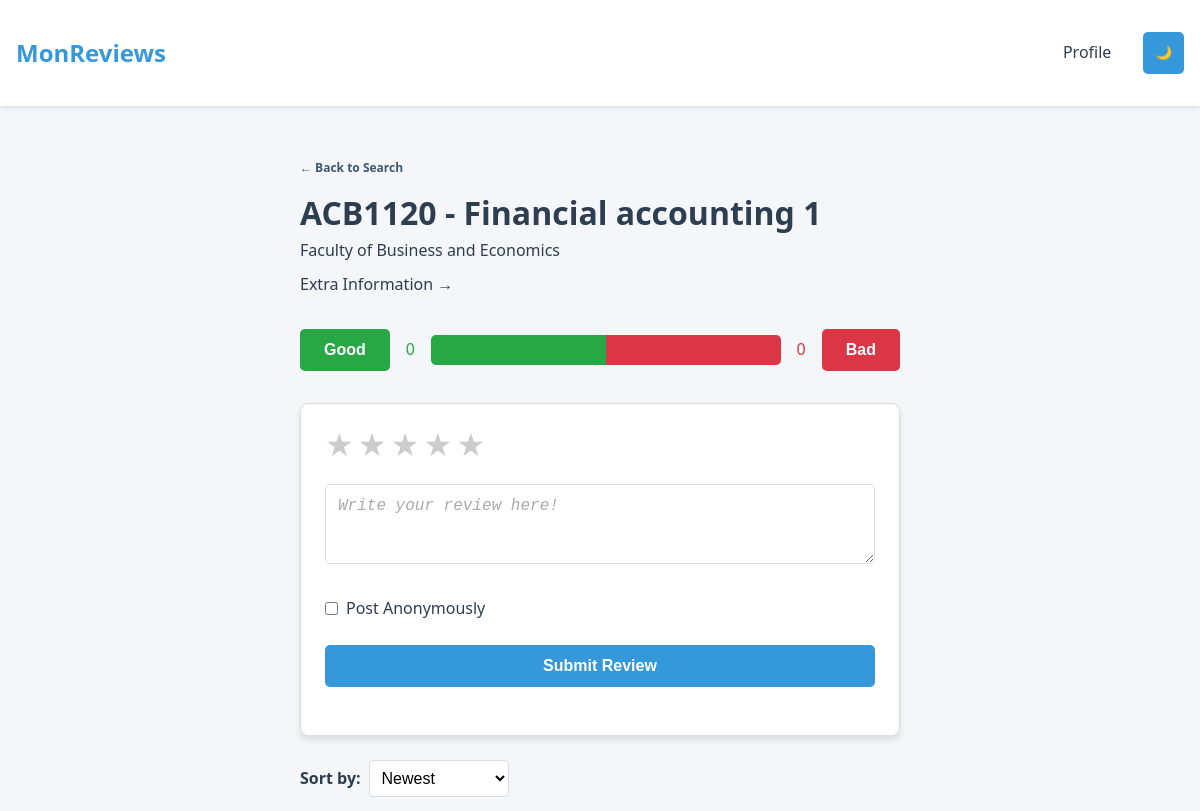
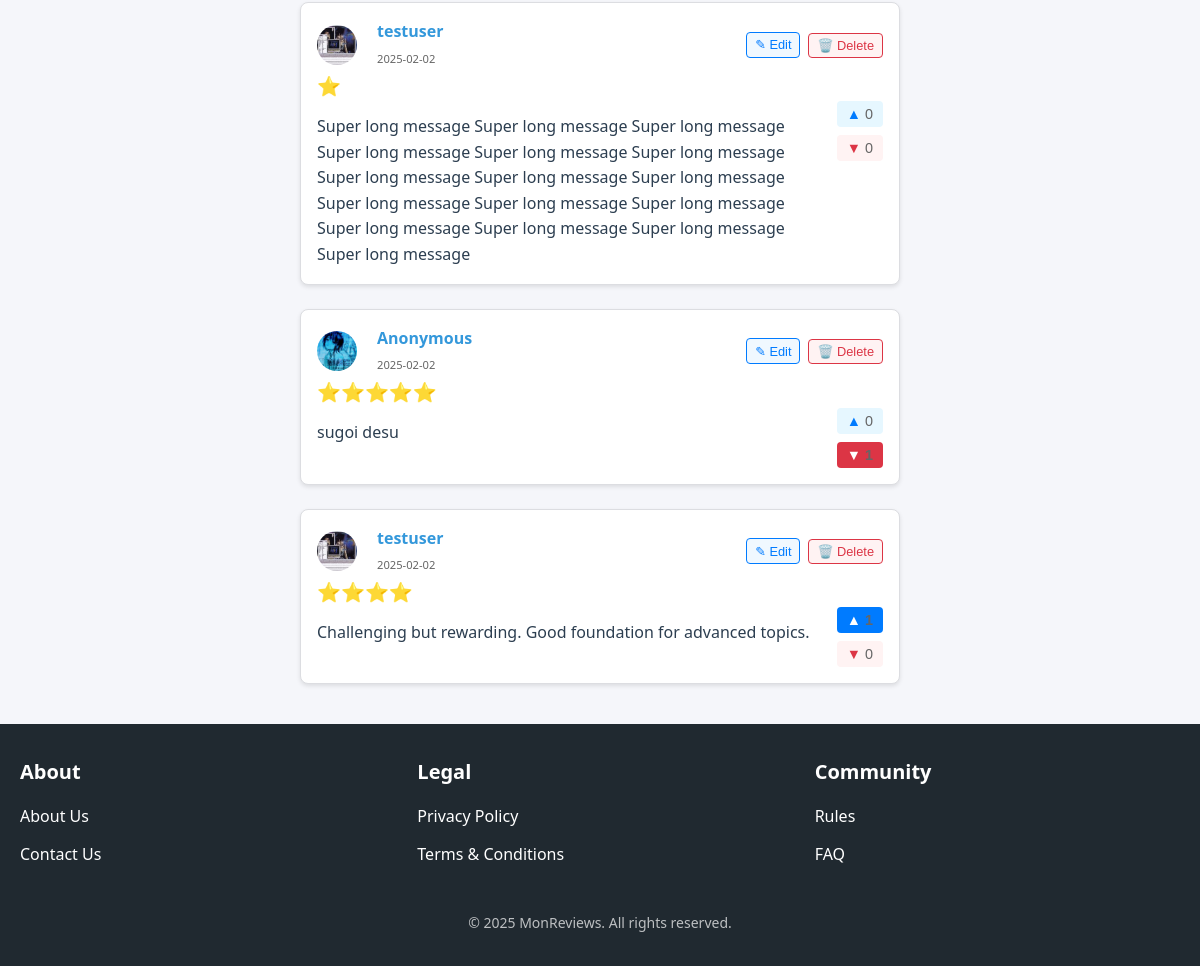
Page /unit/ACB1120 (signed in) on the committed database (2 pictures, top to bottom).
### app/models.py (models this page shows, shortened)
class Unit(db.Model):
    id = db.Column(db.Integer, primary_key=True, autoincrement=True)
    code = db.Column(db.String(20), unique=True, nullable=False)
    name = db.Column(db.String(255), nullable=False)
    faculty = db.Column(db.String(255), nullable=False)
    credit_points = db.Column(db.Integer, nullable=False)
    url = db.Column(db.String(500), nullable=False)
    upvotes = db.Column(db.Integer, default=0, nullable=False)
    downvotes = db.Column(db.Integer, default=0, nullable=False)
    assessment_details = db.Column(db.Text)
    reviews = db.relationship('Review', back_populates="unit", lazy='dynamic')

class Review(db.Model):
    id = db.Column(db.Integer, primary_key=True)
    content = db.Column(db.Text, nullable=False)
    rating = db.Column(db.Integer, nullable=False)
    timestamp = db.Column(db.DateTime, default=datetime.utcnow)
    is_anonymous = db.Column(db.Boolean, default=False)
    upvotes = db.Column(db.Integer, default=0)
    downvotes = db.Column(db.Integer, default=0)
    user_id = db.Column(db.Integer, db.ForeignKey('user.id'), nullable=False)
    unit_id = db.Column(db.Integer, db.ForeignKey('unit.id'), nullable=False)
    user = db.relationship("User", back_populates="reviews", foreign_keys=[user_id])
    unit = db.relationship("Unit", back_populates="reviews")
    def has_voted(self, user, vote_type):
        if not user.is_authenticated:
            return False
        vote = Vote.query.filter_by(
            user_id=user.id,
            review_id=self.id,
            vote_type=vote_type
        ).first()
        return vote is not None
    def get_vote_status(self, user):
        if not user.is_authenticated:
            return None
        vote = Vote.query.filter_by(
            user_id=user.id,
            review_id=self.id
        ).first()
        return vote.vote_type if vote else None
    def can_edit(self, user):
        if not user.is_authenticated:
            return False
        return user.id == self.user_id # or user.is_admin

class User(UserMixin, db.Model):
    id = db.Column(db.Integer, primary_key=True)
    username = db.Column(db.String(64), unique=True, nullable=False)
    password_hash = db.Column(db.String(128))
    timestamp = db.Column(db.DateTime, default=datetime.utcnow)
    is_verified = db.Column(db.Boolean, default=False)
    reviews = db.relationship("Review", back_populates="user", foreign_keys="Review.user_id")
    profile_pic = db.Column(db.String(120), default='default.jpg')
    login_attempts = db.Column(db.Integer, default=0)
    locked_until = db.Column(db.DateTime)
    def get_profile_pic_url(self):
        return url_for('static', filename=f'pictures/{self.profile_pic}')

### app/routes.py (the view, shortened to what this page needs)
@main.route('/unit/<string:code>', methods=['GET', 'POST'])
@validate_input
def unit(code):
    code = sanitize_input(code)
    if not code:
        abort(400)
    unit = Unit.query.filter_by(code=code).first_or_404()
    page = request.args.get('page', 1, type=int)
    sort = request.args.get('sort', 'newest')
    form = ReviewForm()
    if sort == 'newest':
        reviews = Review.query.filter_by(unit_id=unit.id)\
            .order_by(Review.timestamp.desc())
    elif sort == 'highest_rated':
        reviews = Review.query.filter_by(unit_id=unit.id)\
            .order_by(Review.rating.desc())
    elif sort == 'most_voted':
        reviews = Review.query.filter_by(unit_id=unit.id)\
            .order_by((Review.upvotes - Review.downvotes).desc())
    reviews = reviews.paginate(page=page,
                             per_page=current_app.config['REVIEWS_PER_PAGE'])
    for review in reviews.items:
        review.user_vote = review.get_vote_status(current_user) if current_user.is_authenticated else None
    return render_template('unit.html', unit=unit, reviews=reviews, sort=sort, form=form)

### app/templates/unit.html (shortened to what this page needs)
{% extends "base.html" %}
{% block content %}
    <a href="{{ url_for('main.home') }}" class="back-to-search">
        ← Back to Search
    </a>
    <div class="unit-header">
        <h1>{{ unit.code }} - {{ unit.name }}</h1>
        <p>{{ unit.faculty }}</p>
        <p class="collapsible-header simplistic" onclick="toggleCollapse(this)">
            Extra Information →
        </p>
        <div class="poll-container">
            <div class="poll-bar-container">
                <button
                    id="goodButton"
                    onclick="voteUnit('good')"
                    class="poll-button good-button"
                >
                    Good
                </button>
                <p><span id="goodVotes">{{ unit.upvotes }}</span</p>
                <div class="bar-wrapper">
                    <div id="goodBar" class="bar-left"></div>
                    <div id="badBar" class="bar-right"></div>
                </div>
                <p><span id="badVotes">{{ unit.downvotes }}</span></p>
                <button
                    id="badButton"
                    onclick="voteUnit('bad')"
                    class="poll-button bad-button"
                >
                    Bad
                </button>
            </div>
        </div>
            {% if current_user.is_authenticated %}
            <div class="review-form-section">
                <form method="post" class="review-form">
                    <div class="form-group rating-group">
                        <div class="star-rating">
                            {% for i in range(1, 6) %}
                                <label for="star{{ i }}" class="star">&#9733;</label>
                            {% endfor %}
                        </div>
                    </div>
                    <div class="form-group">
                        <textarea id="reviewContent" name="content" class="form-control" rows="3"
                        placeholder="Write your review here!" required>{{ form.content.data if form.content.data else '' }}</textarea>
                    </div>
                    <div class="form-group anonymous-group">
                        <div class="checkbox-container">
                            {{ form.anonymous() }} {{ form.anonymous.label }}
                        </div>
                    </div>
                    <div class="form-group">
                        {{ form.submit(class="btn btn-primary") }}
                    </div>
                </form>
            </div>
            {% else %}
            <div class="login-prompt">
                <p>Please <a href="{{ url_for('auth.login') }}">log in</a> to write a review.</p>
            </div>
            {% endif %}
       {% if reviews.items|length > 0 %}
        <div class="sort-container">
            <label for="sortDropdown">Sort by:</label>
            <select id="sortDropdown" class="sort-dropdown">
            <option value="{{ url_for('main.unit', code=unit.code, sort='newest') }}"
                    {% if sort == 'newest' %}selected{% endif %}>Newest</option>
            </select>
        </div>
        {% endif %}
    </div>
    <div class="reviews-section">
        {% for review in reviews.items %}
            <div class="review-card">
                <div class="review-header">
                    <div class="review-meta">
                        {% if review.is_anonymous %}
                            <img src="{{ url_for('static', filename='/pictures/default.jpg') }}"
                                 alt="Profile Picture"
                                 class="review-profile-pic">
                        {% else %}
                            <img src="{{ review.user.get_profile_pic_url() }}"
                                 alt="Profile Picture"
                                 class="review-profile-pic">
                        {% endif %}
                        <div class="nameand">
                        <span class="review-author">
                            {% if review.is_anonymous %}
                                Anonymous
                            {% elif review.user %}
                                {{ review.user.username }}
                            {% else %}
                                Deleted User
                            {% endif %}
                        </span>
                        <span class="review-date">{{ review.timestamp.strftime('%Y-%m-%d') }}</span>
                    </div>
                    </div>
                    {% if review.can_edit(current_user) %}
                    <div class="review-actions">
                        <button onclick="enableEdit('{{ review.id }}')" class="btn btn-edit btn-sm">✎ Edit</button>
                        <form action="{{ url_for('main.delete_review', id=review.id) }}" method="post" class="d-inline">
                            <button type="submit" class="btn btn-delete btn-sm" onclick="return confirm('Are you sure you want to delete this review?')">🗑️ Delete</button>
                        </form>
                    </div>
                    {% endif %}
                </div>
                <div class="review-rating">
                    {% for _ in range(review.rating) %}⭐{% endfor %}
                </div>
                <div class="review-content-container">
                    <div class="review-text">
                        {{ review.content }}
                    </div>
                    <div class="review-votes"
                         data-review-id="{{ review.id }}"
                         data-upvotes="{{ review.upvotes }}"
                         data-downvotes="{{ review.downvotes }}"
                         data-user-vote="{{ review.get_vote_status(current_user) }}">
                        <button onclick="voteReview('{{ review.id }}', 'up')"
                                class="vote-btn upvote {% if review.has_voted(current_user, 'up') %}active{% endif %}"
                                {% if not current_user.is_authenticated %}disabled{% endif %}>
                            ▲ <span id="upvotes-{{ review.id }}" class="vote-count">{{ review.upvotes }}</span>
                        </button>
                        <button onclick="voteReview('{{ review.id }}', 'down')"
                                class="vote-btn downvote {% if review.has_voted(current_user, 'down') %}active{% endif %}"
                                {% if not current_user.is_authenticated %}disabled{% endif %}>
                            ▼ <span id="downvotes-{{ review.id }}" class="vote-count">{{ review.downvotes }}</span>
                        </button>
                    </div>
                </div>
            </div>
        {% endfor %}
    </div>
{% endblock %}

### rows in the picture
Unit: code "ACB1120", name "Financial accounting 1", faculty "Faculty of Business and Economics", upvotes "0", downvotes "0"
Review: user.get_profile_pic_url (picture), user.username "testuser", timestamp "2025-02-02", rating 1 (drawn), content "Super long message Super long message Super long message Super long message Super long message Super long message Super long message Super long message Super long message Super long message Super long message Super long message Super long message Super long message Super long message Super long message", upvotes "0", downvotes "0"
Review: is_anonymous True (drawn), timestamp "2025-02-02", content "sugoi desu", upvotes "0"
Review: user.get_profile_pic_url (picture), user.username "testuser", timestamp "2025-02-02", content "Challenging but rewarding. Good foundation for advanced topics.", downvotes "0"
